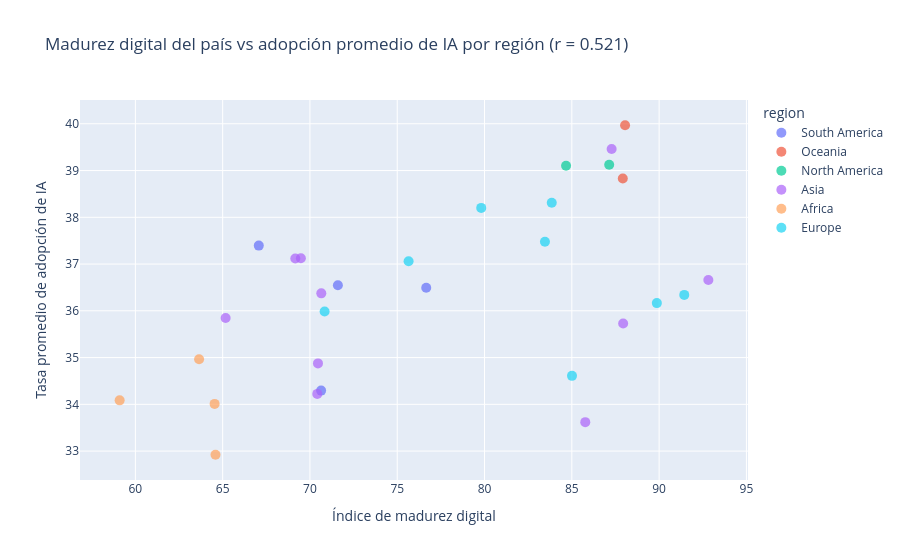

The notebook cell saved with this chart:
### Markdown cell above
Los continentes con mayor tasa de adopción de IA son Oceanía y América del Norte, mientras que Asia y África muestran las tasas de adopción más bajas. Esto es algo que podría esperarse, dado que los países de Oceanía y América del Norte suelen tener economías más desarrolladas y una mayor inversión en tecnología e innovación. Por otro lado, Asia y África presentan desafíos estructurales y económicos que podrían limitar la adopción de IA. Es importante reconocer que Asia es una región muy heterogénea, con países como Japón y Corea del Sur que tienen tasas de adopción de IA muy altas, mientras que otros países asiáticos tienen tasas mucho más bajas. Esto sugiere que la adopción de IA no está determinada únicamente por la región geográfica, sino también por factores económicos, políticos y culturales específicos de cada país. La dispersión de los datos por región muestra que, aunque hay diferencias entre continentes, también existen variaciones significativas dentro de cada región.

### Code cell
import plotly.express as px

country_adoption = (
    company
    .groupby('country', as_index=False)['ai_adoption_rate']
    .mean()
)

country_merged = (
    country_adoption
    .merge(
        country[['country', 'digital_maturity_index', 'region']],
        on='country',
        how='left'
    )
)

correlacion_pais = country_merged[
    ['digital_maturity_index', 'ai_adoption_rate']
].corr().iloc[0, 1]

fig = px.scatter(
    country_merged,
    x='digital_maturity_index',
    y='ai_adoption_rate',
    color='region',
    hover_name='country',
    hover_data={
        'digital_maturity_index': ':.3f',
        'ai_adoption_rate': ':.2f',
        'region': True
    },
    title=(
        'Madurez digital del país vs adopción promedio de IA por región '
        f'(r = {correlacion_pais:.3f})'
    ),
    labels={
        'digital_maturity_index': 'Índice de madurez digital',
        'ai_adoption_rate': 'Tasa promedio de adopción de IA'
    },
)

fig.update_traces(marker=dict(size=10, opacity=0.7))
fig.show()

### Figure 1 — Plotly figure (JSON) as saved in the notebook; plotly's stock layout.template omitted (floating-point values rounded to 4 significant figures)
{"data": [{"customdata": [["South America"], ["South America"], ["South America"], ["South America"]], "hovertemplate": "<b>%{hovertext}</b><br><br>region=%{customdata[0]}<br>Índice de madurez digital=%{x:.3f}<br>Tasa promedio de adopción de IA=%{y:.2f}<extra></extra>", "hovertext": ["Argentina", "Brazil", "Chile", "Colombia"], "legendgroup": "South America", "marker": {"color": "#636efa", "opacity": 0.7, "size": 10, "symbol": "circle"}, "mode": "markers", "name": "South America", "orientation": "v", "showlegend": true, "type": "scatter", "x": [70.64, 71.6, 76.66, 67.07], "xaxis": "x", "y": [34.29, 36.55, 36.49, 37.39], "yaxis": "y"}, {"customdata": [["Oceania"], ["Oceania"]], "hovertemplate": "<b>%{hovertext}</b><br><br>region=%{customdata[0]}<br>Índice de madurez digital=%{x:.3f}<br>Tasa promedio de adopción de IA=%{y:.2f}<extra></extra>", "hovertext": ["Australia", "New Zealand"], "legendgroup": "Oceania", "marker": {"color": "#EF553B", "opacity": 0.7, "size": 10, "symbol": "circle"}, "mode": "markers", "name": "Oceania", "orientation": "v", "showlegend": true, "type": "scatter", "x": [88.05, 87.92], "xaxis": "x", "y": [39.97, 38.83], "yaxis": "y"}, {"customdata": [["North America"], ["North America"]], "hovertemplate": "<b>%{hovertext}</b><br><br>region=%{customdata[0]}<br>Índice de madurez digital=%{x:.3f}<br>Tasa promedio de adopción de IA=%{y:.2f}<extra></extra>", "hovertext": ["Canada", "USA"], "legendgroup": "North America", "marker": {"color": "#00cc96", "opacity": 0.7, "size": 10, "symbol": "circle"}, "mode": "markers", "name": "North America", "orientation": "v", "showlegend": true, "type": "scatter", "x": [84.67, 87.14], "xaxis": "x", "y": [39.1, 39.13], "yaxis": "y"}, {"customdata": [["Asia"], ["Asia"], ["Asia"], ["Asia"], ["Asia"], ["Asia"], ["Asia"], ["Asia"], ["Asia"], ["Asia"]], "hovertemplate": "<b>%{hovertext}</b><br><br>region=%{customdata[0]}<br>Índice de madurez digital=%{x:.3f}<br>Tasa promedio de adopción de IA=%{y:.2f}<extra></extra>", "hovertext": ["China", "India", "Indonesia", "Japan", "Malaysia", "Philippines", "Singapore", "South Korea", "Thailand", "Vietnam"], "legendgroup": "Asia", "marker": {"color": "#ab63fa", "opacity": 0.7, "size": 10, "symbol": "circle"}, "mode": "markers", "name": "Asia", "orientation": "v", "showlegend": true, "type": "scatter", "x": [85.77, 70.65, 69.48, 87.94, 70.42, 65.17, 87.28, 92.82, 70.46, 69.16], "xaxis": "x", "y": [33.62, 36.37, 37.12, 35.73, 34.22, 35.85, 39.46, 36.66, 34.88, 37.12], "yaxis": "y"}, {"customdata": [["Africa"], ["Africa"], ["Africa"], ["Africa"]], "hovertemplate": "<b>%{hovertext}</b><br><br>region=%{customdata[0]}<br>Índice de madurez digital=%{x:.3f}<br>Tasa promedio de adopción de IA=%{y:.2f}<extra></extra>", "hovertext": ["Egypt", "Kenya", "Nigeria", "South Africa"], "legendgroup": "Africa", "marker": {"color": "#FFA15A", "opacity": 0.7, "size": 10, "symbol": "circle"}, "mode": "markers", "name": "Africa", "orientation": "v", "showlegend": true, "type": "scatter", "x": [64.59, 63.65, 59.1, 64.54], "xaxis": "x", "y": [32.92, 34.96, 34.09, 34.01], "yaxis": "y"}, {"customdata": [["Europe"], ["Europe"], ["Europe"], ["Europe"], ["Europe"], ["Europe"], ["Europe"], ["Europe"]], "hovertemplate": "<b>%{hovertext}</b><br><br>region=%{customdata[0]}<br>Índice de madurez digital=%{x:.3f}<br>Tasa promedio de adopción de IA=%{y:.2f}<extra></extra>", "hovertext": ["France", "Germany", "Italy", "Netherlands", "Poland", "Spain", "Sweden", "UK"], "legendgroup": "Europe", "marker": {"color": "#19d3f3", "opacity": 0.7, "size": 10, "symbol": "circle"}, "mode": "markers", "name": "Europe", "orientation": "v", "showlegend": true, "type": "scatter", "x": [83.46, 85.01, 75.65, 91.44, 70.84, 79.81, 89.87, 83.85], "xaxis": "x", "y": [37.48, 34.61, 37.06, 36.34, 35.99, 38.2, 36.16, 38.31], "yaxis": "y"}], "layout": {"legend": {"title": {"text": "region"}, "tracegroupgap": 0}, "title": {"text": "Madurez digital del país vs adopción promedio de IA por región (r = 0.521)"}, "xaxis": {"anchor": "y", "domain": [0, 1], "title": {"text": "Índice de madurez digital"}}, "yaxis": {"anchor": "x", "domain": [0, 1], "title": {"text": "Tasa promedio de adopción de IA"}}}}
